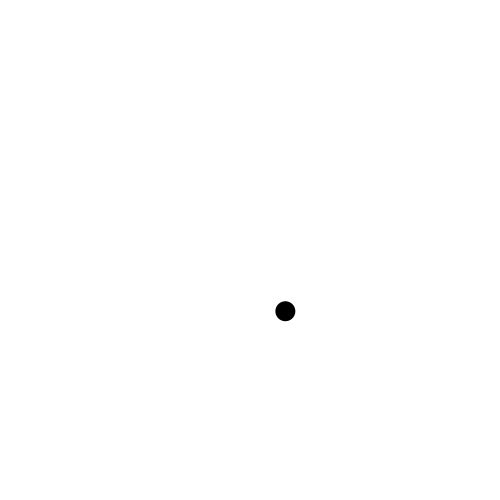
Frame 1 (no input)
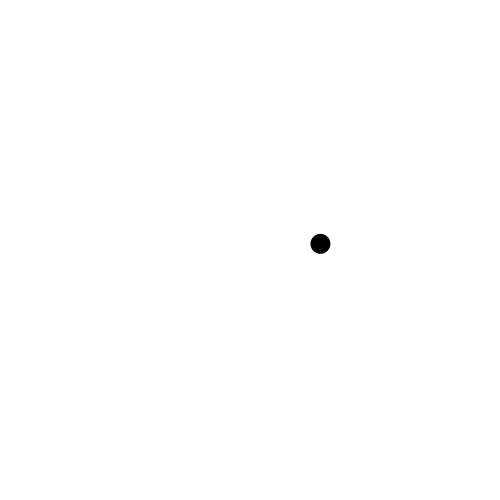
Frame 60 (the mouse pressed at the canvas centre just before this capture)
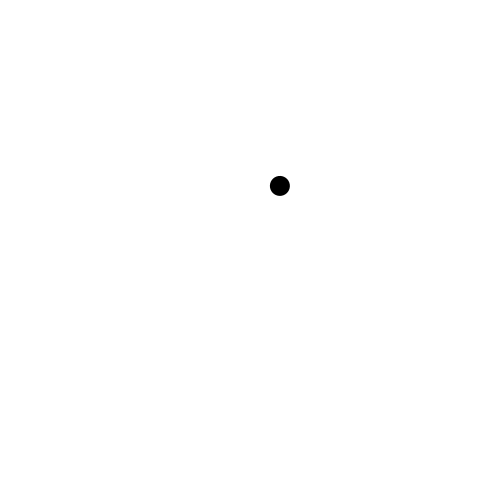
Frame 120 (the mouse held since frame 60 and released just before this capture)

The Processing sketch that drew these frames (run headless with seeded random() and noise(); from frame 60 on, the mouse is pressed at the canvas centre):

// Processing sketch: rotation_example
// ── rotation_example.pde
float degAngle = 15;

void setup() {
  size(500,500);
  background(255);
  noStroke(); 
  fill(0);
}

void draw() {
  float angleInRadians = radians(degAngle);
  degAngle += 5;
  background(255);
  translate(width/2, height/2);
  rotate(angleInRadians);
  ellipse(50, 50, 20, 20);
}
